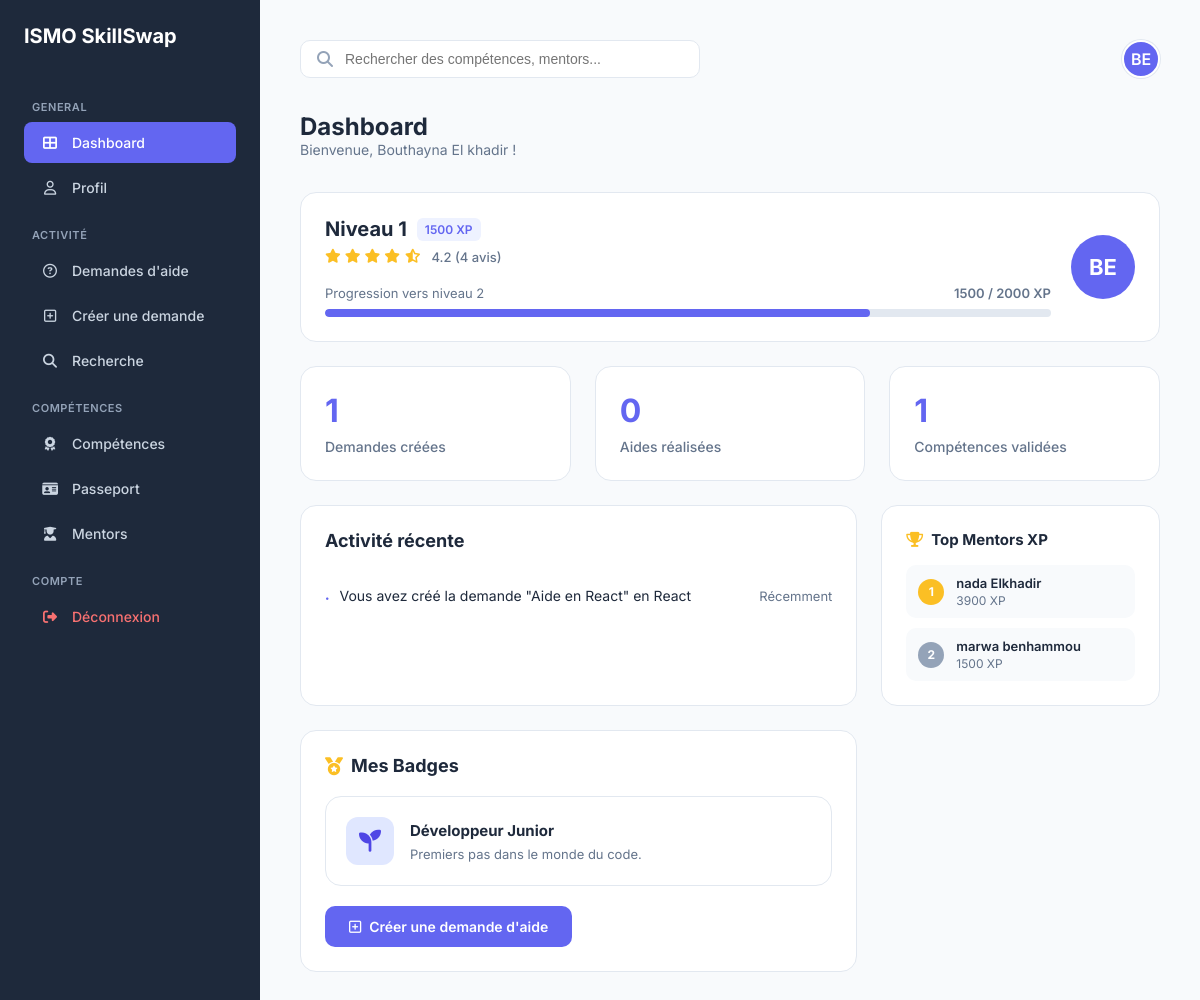
Screenshot of /dashboard.php (signed in) with the database file from the repository.
### tables this page shows
CREATE TABLE `stagiaire` (
  `id_utilisateur` int NOT NULL,
  `cef` varchar(50) DEFAULT NULL,
  `filiere` varchar(50) DEFAULT NULL,
  `score_global` int DEFAULT '0',
  `disponibilite` tinyint(1) DEFAULT '1',
  `id_passeport` int DEFAULT NULL
);

CREATE TABLE `utilisateur` (
  `id_utilisateur` int NOT NULL,
  `nom_uti` varchar(50) DEFAULT NULL,
  `prenom_uti` varchar(50) DEFAULT NULL,
  `email_uti` varchar(100) DEFAULT NULL,
  `pwd_uti` varchar(255) DEFAULT NULL,
  `role` enum('stagiaire','formateur','admin') DEFAULT NULL,
  `photo` varchar(255) DEFAULT 'default.png',
  `is_verified` tinyint(1) DEFAULT '0'
);

CREATE TABLE `demande_aide` (
  `id_demande` int NOT NULL,
  `titre` varchar(100) DEFAULT NULL,
  `technologie` varchar(50) DEFAULT NULL,
  `description` text,
  `niveau` varchar(50) DEFAULT NULL,
  `filiere` varchar(100) DEFAULT NULL,
  `date_publication` date DEFAULT NULL,
  `statut` enum('ouverte','en_cours','resolue','fermee') DEFAULT 'ouverte',
  `id_stagiaire` int DEFAULT NULL
);

CREATE TABLE `badges` (
  `id_badge` int NOT NULL,
  `nom_badge` varchar(50) DEFAULT NULL,
  `description_badge` text,
  `image_badge` varchar(255) DEFAULT 'default_badge.png'
);

### dashboard.php (the view, shortened to what this page needs)
<?php
require_once 'config.php';
$user_id= $_SESSION['user_id'];
$nbdemandes= 0;
$nbcomp = 0;
$nbaides = 0;
$xp = 0;
$niveau = 1;
$progress_percentage = 0;
$initials = "";
$nom_complet = "";
$activities = [];
$xp_dans_le_niveau = 0;
try {
    $Users= $pdo->prepare("SELECT u.prenom_uti, u.nom_uti, s.filiere
        FROM utilisateur u
        LEFT JOIN stagiaire s ON u.id_utilisateur = s.id_utilisateur
        WHERE u.id_utilisateur = ?");
    $Users->execute([$user_id]);
    $user = $Users->fetch();
    if ($user) {
        $nom_complet = htmlspecialchars($user['prenom_uti'] . ' ' . $user['nom_uti']);
        $initials = strtoupper(substr($user['prenom_uti'] , 0, 1) . substr($user['nom_uti'] , 0, 1));
    } else {
        $nom_complet = "Stagiaire";
        $initials = "ST";
    }
    $demandes = $pdo->prepare("SELECT COUNT(*) FROM demande_aide WHERE id_stagiaire = ?");
    $demandes->execute([$user_id]);
    $nbdemandes= $demandes->fetchColumn();
    $competences = $pdo->prepare("SELECT COUNT(*) FROM validation WHERE id_stagiaire = ? AND etat_validation = 'valide'");
    $competences->execute([$user_id]);
    $nbcomp = $competences->fetchColumn();
    $Aides = $pdo->prepare("SELECT COUNT(*) FROM reponses_aide WHERE id_aidant = ?");
    $Aides->execute([$user_id]);
    $nbaides = $Aides->fetchColumn();
    $xp = ($nbcomp * 1200) + ($nbdemandes* 300);
        $niveau = 1 + floor($xp / 2000);
    $xp_dans_le_niveau = $xp % 2000;
    $progress_percentage = ($xp_dans_le_niveau / 2000) * 100;
$lastrecent = $pdo->prepare("SELECT titre, technologie FROM demande_aide WHERE id_stagiaire = ? ORDER BY id_demande DESC LIMIT 3");
$lastrecent->execute([$user_id]);
$activities = $lastrecent->fetchAll();
$badges = $pdo->prepare("SELECT b.nom_badge, b.description_badge, b.image_badge
    FROM badges b
    JOIN obtenir o ON b.id_badge = o.id_badge
    WHERE o.id_utilisateur = ?");
$badges->execute([$user_id]);
$mes_badges = $badges->fetchAll(PDO::FETCH_ASSOC);
$queryMentors = $pdo->query(
    "SELECT u.id_utilisateur, u.nom_uti, u.prenom_uti, s.score_global
     FROM utilisateur u
     INNER JOIN stagiaire s ON u.id_utilisateur = s.id_utilisateur
     INNER JOIN demande_mentorat d ON s.id_utilisateur = d.id_stagiaire
     WHERE d.statut = 'valide'
     GROUP BY u.id_utilisateur
     ORDER BY s.score_global DESC"
);
$all_mentors = $queryMentors->fetchAll(PDO::FETCH_ASSOC);
} catch (Exception $e) {
    echo "<div style='color:red;'>Erreur en connexion avec les donnes de base donne: " . $e->getMessage() . "</div>";
}
?>
<!DOCTYPE html>
<html lang="fr">
<head>
    <link rel="stylesheet" href="https://cdnjs.cloudflare.com/ajax/libs/font-awesome/6.4.0/css/all.min.css">
</head>
<body>
     <aside class="sidebar">
        <h1>ISMO SkillSwap</h1>
        <p class="menu-title">GENERAL</p>
        <nav>
            <a href="dashboard.php" class="menu-item active "><i class="fas fa-th-large"></i> <span>Dashboard</span></a>
            <a href="profil.php" class="menu-item"><i class="far fa-user"></i> <span>Profil</span></a>
            <p class="menu-title">ACTIVITÉ</p>
            <a href="demandes_aide.php" class="menu-item" id="nav-demandes"><i class="far fa-question-circle"></i> <span>Demandes d'aide</span></a>
            <a href="creer_demande.php" class="menu-item" id="nav-creer"><i class="far fa-plus-square"></i> <span>Créer une demande</span></a>
            <a href="recherche.php" class="menu-item"><i class="fas fa-search"></i> <span>Recherche</span></a>
        <p class="menu-title">COMPÉTENCES</p>
        <a href="competence.php" class="menu-item"><i class="fas fa-award"></i> <span>Compétences</span></a>
        <a href="passport.php"   class="menu-item"><i class="fas fa-id-card"></i> <span>Passeport</span></a>
        <a href="Mentors.php"   class="menu-item"><i class="fas fa-user-graduate"></i> <span>Mentors</span></a>
            <p class="menu-title" >COMPTE</p>
            <a href="logout.php" class="menu-item" style="color: #f87171;"style="margin-top: auto;"><i class="fas fa-sign-out-alt"></i> <span>Déconnexion</span></a>
        </nav>
    </aside>
    <main class="main">
        <header>
            <div class="search-box">
                <i class="fas fa-search" style="color: #94a3b8;"></i>
                <input type="text" placeholder="Rechercher des compétences, mentors...">
            </div>
            <div class="avatar-top">
                <a href="profil.php" style="color:white; text-decoration:none;"><?php echo $initials; ?></a>
            </div>
        </header>
        <div>
            <h2 class="page-title">Dashboard</h2>
            <p class="welcome-sub">Bienvenue, <?php echo $nom_complet; ?> !</p>
        </div>
        <div class="level-card">
            <div class="level-info" style="flex: 1; margin-right: 20px;">
                <h3>Niveau <?php echo $niveau; ?> <span class="xp-badge"><?php echo $xp; ?> XP</span></h3>
                <div class="stars">
                    <i class="fas fa-star"></i><i class="fas fa-star"></i><i class="fas fa-star"></i><i class="fas fa-star"></i>
                    <i class="<?php echo ($nbcomp >= 3) ? 'fas fa-star' : 'fas fa-star-half-alt'; ?>"></i>
                    <span style="color: var(--text-muted); font-size: 13px; margin-left: 6px; font-weight: 500;">
                        <?php echo number_format(min(4.0 + ($nbcomp * 0.2), 5.0), 1); ?> (<?php echo $nbdemandes+ 3; ?> avis)
                    </span>
                </div>
                <p class="progress-text">Progression vers niveau <?php echo ($niveau + 1); ?> <span style="float: right; font-weight: 600;"><?php echo $xp_dans_le_niveau; ?> / 2000 XP</span></p>
                <div class="bar-bg">
                    <div class="bar-fill" style="width: <?php echo $progress_percentage; ?>%;"></div>
                </div>
            </div>
            <div class="level-avatar"><?php echo $initials; ?></div>
        </div>
        <div class="stats-grid">
            <div class="card-stat">
                <span class="val"><?php echo $nbdemandes; ?></span>
                <span class="label">Demandes créées</span>
            </div>
            <div class="card-stat">
                <span class="val"><?php echo $nbaides; ?></span>
                <span class="label">Aides réalisées</span>
            </div>
            <div class="card-stat">
                <span class="val"><?php echo $nbcomp; ?></span>
                <span class="label">Compétences validées</span>
            </div>
        </div>
        <div class="middle-row">
            <div class="section-card">
                <h3>Activité récente</h3>
                <?php if (count($activities) > 0): ?>
                    <?php foreach ($activities as $act): ?>
                        <div class="act-item">
                            <span><span class="act-dot">•</span>Vous avez créé la demande "<?php echo htmlspecialchars($act['titre']); ?>" en <?php echo htmlspecialchars($act['technologie']); ?></span>
                            <span class="act-time">Récemment</span>
                        </div>
                    <?php endforeach; ?>
                <?php else: ?>
                    <div class="act-item">
                        <span><span class="act-dot">•</span>Aucune activité récente. Créez votre première demande d'aide !</span>
                    </div>
                <?php endif; ?>
            </div>
            <div class="side-card">
                <h3><i class="fas fa-trophy" style="color:#fbbf24; margin-right:8px;"></i>Top Mentors XP</h3>
                <div class="ranking-list">
                    <?php
                    $top = array_slice($all_mentors, 0, 3);
                    $rankClasses = ['gold', 'silver', 'bronze'];
                    foreach ($top as $i => $tm):
                    ?>
                    <div class="ranking-item">
                        <div class="rank-number <?php echo $rankClasses[$i]; ?>"><?php echo $i + 1; ?></div>
                        <div class="rank-info">
                            <h4><?php echo htmlspecialchars($tm['prenom_uti'] . ' ' . $tm['nom_uti']); ?></h4>
                            <p><?php echo $tm['score_global'] ?? 0; ?> XP</p>
                        </div>
                    </div>
                    <?php endforeach; ?>
                </div>
            </div>
        <div class="section-card">
    <h3><i class="fas fa-medal" style="color: #fbbf24;"></i> Mes Badges</h3>
    <div class="badges-grid" style="margin-top: 20px;">
        <?php if (empty($mes_badges)): ?>
            <p style="color: var(--text-muted); font-size: 14px;">Aucun badge pour le moment. Continuez vos efforts !</p>
        <?php else: ?>
            <?php foreach ($mes_badges as $badge): ?>
                <div class="badge-box">
                    <div class="b-icon indigo"><i class="<?php echo htmlspecialchars($badge['image_badge']); ?>"></i></div>
                    <div class="b-details">
                        <h4><?php echo htmlspecialchars($badge['nom_badge']); ?></h4>
                        <p><?php echo htmlspecialchars($badge['description_badge']); ?></p>
                    </div>
                </div>
            <?php endforeach; ?>
        <?php endif; ?>
    </div>
    <a href="creer_demande.php" class="btn-action-swap" style="margin-top: 20px;">
        <i class="far fa-plus-square"></i> Créer une demande d'aide
    </a>
</div>
</body>
</html>

### rows the page displays
stagiaire: id_utilisateur.nom_uti "BE", id_utilisateur.nom_uti "Bouthayna El khadir"
demande_aide: titre "Aide en React", technologie "React"
stagiaire: id_utilisateur.nom_uti "nada Elkhadir", score_global "3900"
stagiaire: id_utilisateur.nom_uti "marwa benhammou", score_global "1500"
badges: nom_badge "Développeur Junior", description_badge "Premiers pas dans le monde du code."

### other values shown
$niveau "1"
$xp "1500"
min(4.0 + ($nbcomp * 0.2), 5.0) "4.2"
$nbdemandes+ 3 "4"
$niveau + 1 "2"
$xp_dans_le_niveau "1500"
$nbdemandes "1"
$nbaides "0"
$nbcomp "1"
